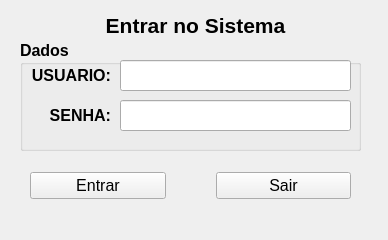
<?xml version="1.0" encoding="UTF-8"?>
<ui version="4.0">
 <class>Login</class>
 <widget class="QWidget" name="Login">
  <property name="geometry">
   <rect>
    <x>0</x>
    <y>0</y>
    <width>388</width>
    <height>240</height>
   </rect>
  </property>
  <property name="minimumSize">
   <size>
    <width>388</width>
    <height>240</height>
   </size>
  </property>
  <property name="maximumSize">
   <size>
    <width>388</width>
    <height>240</height>
   </size>
  </property>
  <property name="sizeIncrement">
   <size>
    <width>0</width>
    <height>0</height>
   </size>
  </property>
  <property name="windowTitle">
   <string>Entrar no Sistema</string>
  </property>
  <widget class="QLabel" name="label">
   <property name="geometry">
    <rect>
     <x>10</x>
     <y>10</y>
     <width>371</width>
     <height>31</height>
    </rect>
   </property>
   <property name="font">
    <font>
     <family>Segoe UI</family>
     <pointsize>16</pointsize>
     <weight>75</weight>
     <bold>true</bold>
    </font>
   </property>
   <property name="text">
    <string>&lt;html&gt;&lt;head/&gt;&lt;body&gt;&lt;p align=&quot;center&quot;&gt;Entrar no Sistema&lt;/p&gt;&lt;/body&gt;&lt;/html&gt;</string>
   </property>
  </widget>
  <widget class="QGroupBox" name="groupBox">
   <property name="geometry">
    <rect>
     <x>20</x>
     <y>40</y>
     <width>341</width>
     <height>111</height>
    </rect>
   </property>
   <property name="font">
    <font>
     <family>Segoe UI</family>
     <pointsize>12</pointsize>
     <weight>75</weight>
     <bold>true</bold>
    </font>
   </property>
   <property name="title">
    <string>Dados</string>
   </property>
   <widget class="QLineEdit" name="txt_password">
    <property name="geometry">
     <rect>
      <x>100</x>
      <y>60</y>
      <width>231</width>
      <height>31</height>
     </rect>
    </property>
    <property name="font">
     <font>
      <family>Segoe UI</family>
      <pointsize>12</pointsize>
     </font>
    </property>
    <property name="echoMode">
     <enum>QLineEdit::Password</enum>
    </property>
   </widget>
   <widget class="QLabel" name="lb_password">
    <property name="geometry">
     <rect>
      <x>0</x>
      <y>60</y>
      <width>91</width>
      <height>31</height>
     </rect>
    </property>
    <property name="font">
     <font>
      <family>Segoe UI</family>
      <pointsize>12</pointsize>
      <weight>75</weight>
      <bold>true</bold>
     </font>
    </property>
    <property name="text">
     <string>&lt;html&gt;&lt;head/&gt;&lt;body&gt;&lt;p align=&quot;right&quot;&gt;SENHA:&lt;/p&gt;&lt;/body&gt;&lt;/html&gt;</string>
    </property>
   </widget>
   <widget class="QLineEdit" name="txt_user">
    <property name="geometry">
     <rect>
      <x>100</x>
      <y>20</y>
      <width>231</width>
      <height>31</height>
     </rect>
    </property>
    <property name="font">
     <font>
      <family>Segoe UI</family>
      <pointsize>12</pointsize>
     </font>
    </property>
   </widget>
   <widget class="QLabel" name="lb_user">
    <property name="geometry">
     <rect>
      <x>0</x>
      <y>20</y>
      <width>91</width>
      <height>31</height>
     </rect>
    </property>
    <property name="font">
     <font>
      <family>Segoe UI</family>
      <pointsize>12</pointsize>
      <weight>75</weight>
      <bold>true</bold>
     </font>
    </property>
    <property name="text">
     <string>&lt;html&gt;&lt;head/&gt;&lt;body&gt;&lt;p align=&quot;right&quot;&gt;USUARIO:&lt;/p&gt;&lt;/body&gt;&lt;/html&gt;</string>
    </property>
   </widget>
  </widget>
  <widget class="QWidget" name="horizontalLayoutWidget">
   <property name="geometry">
    <rect>
     <x>20</x>
     <y>160</y>
     <width>341</width>
     <height>51</height>
    </rect>
   </property>
   <layout class="QHBoxLayout" name="horizontalLayout">
    <property name="spacing">
     <number>50</number>
    </property>
    <property name="sizeConstraint">
     <enum>QLayout::SetDefaultConstraint</enum>
    </property>
    <property name="leftMargin">
     <number>10</number>
    </property>
    <property name="topMargin">
     <number>5</number>
    </property>
    <property name="rightMargin">
     <number>10</number>
    </property>
    <property name="bottomMargin">
     <number>5</number>
    </property>
    <item>
     <widget class="QPushButton" name="bt_entrar">
      <property name="font">
       <font>
        <family>Segoe UI</family>
        <pointsize>12</pointsize>
        <weight>50</weight>
        <bold>false</bold>
       </font>
      </property>
      <property name="text">
       <string>Entrar</string>
      </property>
     </widget>
    </item>
    <item>
     <widget class="QPushButton" name="bt_sair">
      <property name="font">
       <font>
        <family>Segoe UI</family>
        <pointsize>12</pointsize>
        <weight>50</weight>
        <bold>false</bold>
       </font>
      </property>
      <property name="text">
       <string>Sair</string>
      </property>
     </widget>
    </item>
   </layout>
  </widget>
 </widget>
 <tabstops>
  <tabstop>txt_user</tabstop>
  <tabstop>txt_password</tabstop>
  <tabstop>bt_entrar</tabstop>
  <tabstop>bt_sair</tabstop>
 </tabstops>
 <resources/>
 <connections/>
</ui>
